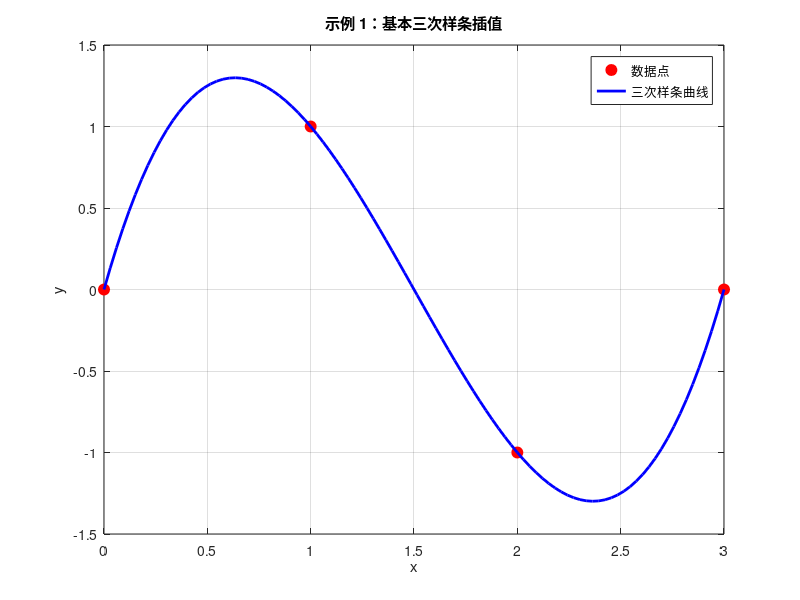

Source code (MATLAB):
clear;
clc;
% --- 示例 1: 基本三次样条 ---
x_data = [0 1 2 3];          % 数据点的 x 坐标
y_data = [0 1 -1 0];          % 数据点的 y 坐标

x_eval = linspace(min(x_data), max(x_data), 100); % 生成用于绘图的密集 x 点

% 使用 spline 函数计算并评估三次样条插值
y_spline = spline(x_data, y_data, x_eval);

% 绘图
figure;
plot(x_data, y_data, 'ro', 'MarkerSize', 8, 'MarkerFaceColor', 'r'); % 原始数据点
hold on;
plot(x_eval, y_spline, 'b-', 'LineWidth', 2); % 三次样条曲线
title('示例 1：基本三次样条插值');
xlabel('x');
ylabel('y');
legend('数据点', '三次样条曲线');
grid on;
hold off;
